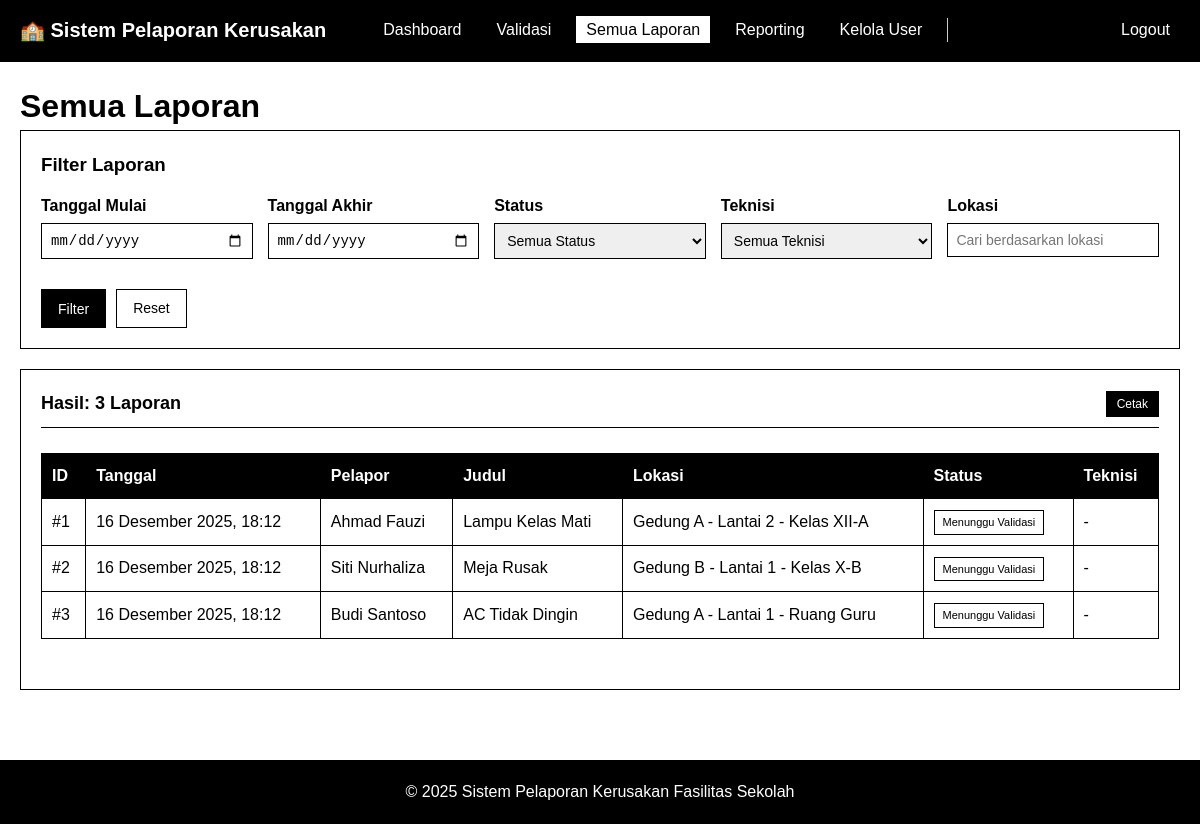
Screenshot of /views/admin/laporan.php (signed in) with the database file from the repository.
### tables this page shows
CREATE TABLE IF NOT EXISTS laporan (
    report_id INT AUTO_INCREMENT PRIMARY KEY,
    user_id INT NOT NULL,
    judul VARCHAR(200) NOT NULL,
    deskripsi TEXT NOT NULL,
    lokasi VARCHAR(100) NOT NULL,
    foto VARCHAR(255) NULL,
    status ENUM('open', 'process', 'done', 'reject') NOT NULL DEFAULT 'open',
    assigned_to INT NULL,
    tanggal_lapor DATETIME NOT NULL,
    created_at TIMESTAMP DEFAULT CURRENT_TIMESTAMP,
    updated_at TIMESTAMP DEFAULT CURRENT_TIMESTAMP ON UPDATE CURRENT_TIMESTAMP,
    FOREIGN KEY (user_id) REFERENCES users(user_id) ON DELETE CASCADE,
    FOREIGN KEY (assigned_to) REFERENCES users(user_id) ON DELETE SET NULL,
    INDEX idx_user_id (user_id),
    INDEX idx_status (status),
    INDEX idx_assigned_to (assigned_to),
    INDEX idx_tanggal_lapor (tanggal_lapor),
    INDEX idx_lokasi (lokasi)
);

CREATE TABLE IF NOT EXISTS users (
    user_id INT AUTO_INCREMENT PRIMARY KEY,
    username VARCHAR(50) UNIQUE NOT NULL,
    password VARCHAR(255) NOT NULL,
    nama_lengkap VARCHAR(100) NOT NULL,
    role ENUM('siswa', 'admin', 'teknisi') NOT NULL,
    created_at TIMESTAMP DEFAULT CURRENT_TIMESTAMP,
    INDEX idx_username (username),
    INDEX idx_role (role)
);

### includes/functions.php (called while the page is built, shortened)
<?php
function formatDate($date)
{
    $timestamp = strtotime($date);
    $bulan = [
        1 => 'Januari',
        'Februari',
        'Maret',
        'April',
        'Mei',
        'Juni',
        'Juli',
        'Agustus',
        'September',
        'Oktober',
        'November',
        'Desember'
    ];
    $d = date('d', $timestamp);
    $m = $bulan[(int) date('m', $timestamp)];
    $y = date('Y', $timestamp);
    $time = date('H:i', $timestamp);
    return "$d $m $y, $time";
}
function formatStatus($status)
{
    $statusMap = [
        'open' => 'Menunggu Validasi',
        'process' => 'Sedang Dikerjakan',
        'done' => 'Selesai',
        'reject' => 'Ditolak'
    ];
    return $statusMap[$status] ?? $status;
}
function getStatusBadge($status)
{
    $badges = [
        'open' => 'badge-warning',
        'process' => 'badge-info',
        'done' => 'badge-success',
        'reject' => 'badge-danger'
    ];
    return $badges[$status] ?? 'badge-secondary';
}
?>

### views/admin/laporan.php (the view, shortened to what this page needs)
<?php
require_once '../../includes/functions.php';
$pdo = getDBConnection();
$where = [];
$params = [];
$whereClause = !empty($where) ? 'WHERE ' . implode(' AND ', $where) : '';
$sql = "SELECT l.*, u.nama_lengkap as pelapor, t.nama_lengkap as teknisi_nama
        FROM laporan l
        JOIN users u ON l.user_id = u.user_id
        LEFT JOIN users t ON l.assigned_to = t.user_id
        $whereClause
        ORDER BY l.tanggal_lapor DESC";
$stmt = $pdo->prepare($sql);
$stmt->execute($params);
$reports = $stmt->fetchAll();
include '../partials/header.php';
?>
<h1>Semua Laporan</h1>
<div class="filter-form">
    <form method="GET" action="">
        <h3 style="margin-bottom: 15px;">Filter Laporan</h3>
        <div class="filter-grid">
            <div class="form-group">
                <label class="form-label">Tanggal Mulai</label>
                <input type="date" name="start_date" class="form-control"
                    value="<?= htmlspecialchars($_GET['start_date'] ?? '') ?>">
            </div>
            <div class="form-group">
                <label class="form-label">Tanggal Akhir</label>
                <input type="date" name="end_date" class="form-control"
                    value="<?= htmlspecialchars($_GET['end_date'] ?? '') ?>">
            </div>
            <div class="form-group">
                <label class="form-label">Status</label>
                <select name="status" class="form-control">
                    <option value="all">Semua Status</option>
                </select>
            </div>
            <div class="form-group">
                <label class="form-label">Teknisi</label>
                <select name="technician_id" class="form-control">
                    <option value="all">Semua Teknisi</option>
                </select>
            </div>
            <div class="form-group">
                <label class="form-label">Lokasi</label>
                <input type="text" name="lokasi" class="form-control" placeholder="Cari berdasarkan lokasi"
                    value="<?= htmlspecialchars($_GET['lokasi'] ?? '') ?>">
            </div>
        </div>
        <div class="flex gap-10">
            <button type="submit" class="btn btn-primary">Filter</button>
            <a href="laporan.php" class="btn btn-info">Reset</a>
        </div>
    </form>
</div>
<div class="card">
    <div class="card-header">
        <div class="flex justify-between align-center">
            <span>Hasil: <?= count($reports) ?> Laporan</span>
            <button onclick="window.print()" class="btn btn-primary btn-sm">Cetak</button>
        </div>
    </div>
    <div class="card-body">
        <?php if (empty($reports)): ?>
            <p style="text-align: center; color: #999;">Tidak ada laporan ditemukan</p>
        <?php else: ?>
            <div class="table-responsive">
                <table id="reportTable">
                    <thead>
                        <tr>
                            <th>ID</th>
                            <th>Tanggal</th>
                            <th>Pelapor</th>
                            <th>Judul</th>
                            <th>Lokasi</th>
                            <th>Status</th>
                            <th>Teknisi</th>
                        </tr>
                    </thead>
                    <tbody>
                        <?php foreach ($reports as $report): ?>
                            <tr>
                                <td>#<?= $report['report_id'] ?></td>
                                <td><?= formatDate($report['tanggal_lapor']) ?></td>
                                <td><?= htmlspecialchars($report['pelapor']) ?></td>
                                <td><?= htmlspecialchars($report['judul']) ?></td>
                                <td><?= htmlspecialchars($report['lokasi']) ?></td>
                                <td><span
                                        class="badge <?= getStatusBadge($report['status']) ?>"><?= formatStatus($report['status']) ?></span>
                                </td>
                                <td><?= $report['teknisi_nama'] ? htmlspecialchars($report['teknisi_nama']) : '-' ?></td>
                            </tr>
                        <?php endforeach; ?>
                    </tbody>
                </table>
            </div>
        <?php endif; ?>
    </div>
</div>
<?php include '../partials/footer.php'; ?>

### public/css/style.css (style rules this page uses)
* { margin: 0; padding: 0; box-sizing: border-box; }
body { font-family: Arial, sans-serif; background: #fff; color: #000; line-height: 1.5; }
.card { background: #fff; border: 1px solid #000; padding: 20px; margin-bottom: 20px; }
.card-header { font-size: 18px; font-weight: bold; margin-bottom: 15px; padding-bottom: 10px; border-bottom: 1px solid #000; }
.card-body { padding: 10px 0; }
.btn { display: inline-block; padding: 8px 16px; border: 1px solid #000; background: #fff; color: #000; text-decoration: none; cursor: pointer; font-size: 14px; }
.btn-primary { background: #000; color: #fff; }
.btn-info { background: #fff; color: #000; }
.btn-sm { padding: 5px 10px; font-size: 12px; }
.form-group { margin-bottom: 15px; }
.form-label { display: block; margin-bottom: 5px; font-weight: bold; }
.form-control { width: 100%; padding: 8px; border: 1px solid #000; font-size: 14px; }
.table-responsive { overflow-x: auto; margin-bottom: 20px; }
table { width: 100%; border-collapse: collapse; border: 1px solid #000; }
table th { padding: 10px; text-align: left; font-weight: bold; background: #000; color: #fff; border: 1px solid #000; }
table td { padding: 10px; border: 1px solid #000; }
.badge { display: inline-block; padding: 3px 8px; border: 1px solid #000; font-size: 11px; }
.badge-warning, .badge-info, .badge-success, .badge-danger { background: #fff; color: #000; }
.filter-form { background: #fff; border: 1px solid #000; padding: 20px; margin-bottom: 20px; }
.filter-grid { display: grid; grid-template-columns: repeat(auto-fit, minmax(180px, 1fr)); gap: 15px; margin-bottom: 15px; }
.flex { display: flex; }
.justify-between { justify-content: space-between; }
.align-center { align-items: center; }
.gap-10 { gap: 10px; }

### rows the page displays
laporan: report_id "1", tanggal_lapor "16 Desember 2025, 18:12", user.nama_lengkap "Ahmad Fauzi", judul "Lampu Kelas Mati", lokasi "Gedung A - Lantai 2 - Kelas XII-A", status "Menunggu Validasi"
laporan: report_id "2", tanggal_lapor "16 Desember 2025, 18:12", user.nama_lengkap "Siti Nurhaliza", judul "Meja Rusak", lokasi "Gedung B - Lantai 1 - Kelas X-B", status "Menunggu Validasi"
laporan: report_id "3", tanggal_lapor "16 Desember 2025, 18:12", user.nama_lengkap "Budi Santoso", judul "AC Tidak Dingin", lokasi "Gedung A - Lantai 1 - Ruang Guru", status "Menunggu Validasi"

### other values shown
count($reports) "3"
